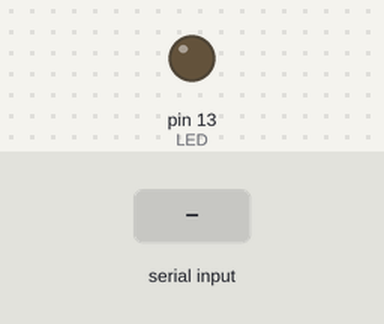
Bench run of a sketch on a simulated Arduino Uno, built with avr-gcc and run on an emulated ATmega328P. On the bench: output pins drawn as LEDs (lit = HIGH). Dashed ring = blinking. The inputs (shaded band) are chosen by the test bench. What the sketch prints to the serial monitor is not drawn.

Above: at 1.2 s.
1.3 s: "90,45\n" received over Serial
At 1.49 s:
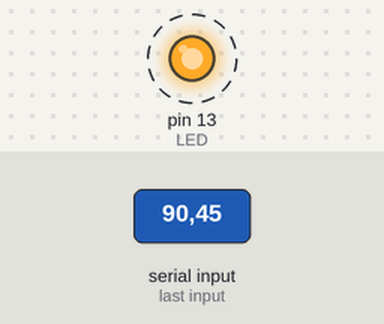
Timing chart, 0 to 10.3 s (numbered marks = the images above; inputs shaded):
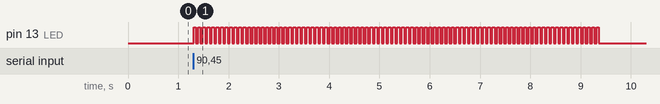

The sketch:

led_time.ino
```cpp
// 정수로 LED 점멸 횟수 제어
#define LED 13
const int time = 200;

void setup() {
  pinMode(LED, OUTPUT);
  Serial.begin(9600);
  Serial.println("Please enter 2 numbers");
}

void loop() {
  if (Serial.available()) {
    int num = Serial.parseInt();
    int time = Serial.parseInt();
    for(int i = 0; i < num; i++){
      digitalWrite(LED, 1);
      delay(time);
      digitalWrite(LED, 0);
      delay(time);
    }
  }
}
```

Measured:
- after the input at 1.3 s, pin 13 (LED): alternates HIGH for 0.05 s and LOW for 0.05 s, 180 changes in all, then stays LOW, starting at once
